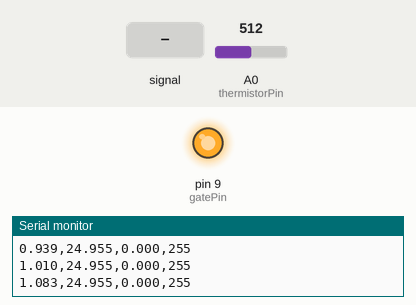
Simulated run of this sketch. Board: Arduino Uno, built with avr-gcc and run on an emulated ATmega328P. On the bench: output pins drawn as LEDs (lit = HIGH), the last lines printed to the serial monitor. The inputs (shaded band) are chosen by the test bench; at power-on: A0 (thermistorPin) = 512.

Above: at 1.2 s.
1.3 s: A0 (thermistorPin) fed a 2 Hz sine of ±306 counts around its level
4.3 s: A0 (thermistorPin) set to 900
At 5.0 s:
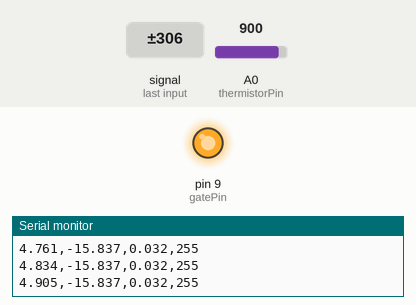
7.3 s: A0 (thermistorPin) set to 122
At 8.3 s:
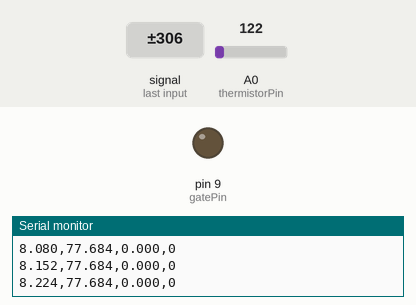
8.8 s: A0 (thermistorPin) set to 220
10.3 s: A0 (thermistorPin) set to 233
At 11.6 s:
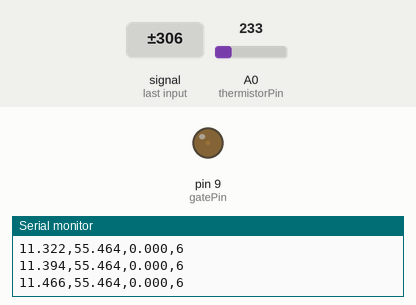
Timing chart, 0 to 12.8 s (numbered marks = the images above; inputs shaded):
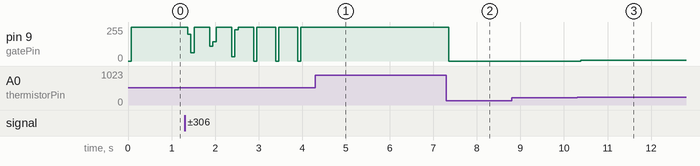

Measured:
- after the input at 4.3 s, pin 9 (gatePin): stops changing and stays 255/255
- after the input at 7.3 s, pin 9 (gatePin): 255/255 → 0/255 after 0.06 s
- after the input at 10.3 s, pin 9 (gatePin): 0/255 → 6/255 after 0.08 s

The sketch:

Temp_ON_OFF_proportional.ino
```cpp
//***********************************
// Arduino ON-OFF temperature control
// - Michel Godin
//***********************************

#include "CSVPrinter.h"

/**
 * @brief Holds the mean and standard deviation of thermistor readings.
 */
struct Stats {
    float mean;
    float stddev;
};

//*** Constants
const float Tset = 55.0;    // set temperature in degrees celcius (ideally between 40 and 65)
const float Band = 1.0;     // Temperature band for hysteresis
const float Tmax = 75.0;    // Setting a maximum temperature. For safety, heater will be turned off when exceeding this temperature.
const int numSamples = 100; // number of samples to average for temperature measurement
const int gatePin = 9; // PWM pin to control MOSFET
const int thermistorPin = A0; // Analog pin connected to the thermistor
const long R_series = 100000; // series resistance for thermistor's voltage divider

//*** Variable definitions
float temp_average; // average measured temperature
float Vo; // ADC voltage (digital) measured across thermistor
float Rt, lnRt; // thermistor resistance, natural log of thermistor resistance
float T_kelvin, T_celsius; // temperature (Kelvin), temperature (degrees Celsius)

//*** Variable declarations
Stats temp_stats; // struct to hold temperature statistics
float A = 0.7141095422e-3, B = 2.143243110e-4, C = 1.129790692e-7; // Steinhart-Hart coefficients

//*** Time associated variable definitions and declarations
unsigned long CurrentTime;            // ms
unsigned long PreviousTime = 0; // ms
unsigned long DeltaTime;                // ms
unsigned long MaxTime = 30;    // Time limit: Maximum duration of experiment in minutes until the heater is turned OFF.

//*** Some variables that are not used now, but might become useful when you implement PID control
float Error;        // The error (Tset - temp_average)
float Offset = 0.165; // offset for proportional control
float Previous_Error = 0.0; // necessary for the PID controller when calculating the integral and derivative
float Kp = 0.3; // proportional gain - you can tune this value
float Ki = 0.00001; // integral gain, can be zero
float Kd = 0.0; // derivative gain, can be zero
float Integral = 0.0; // Integral value: sum of the areas
float Derivative = 0.0; // Derivative value: slope
int Power;        // When implementing PID, Power will be calcuated and this value will be the PWM output between 0-255)
                            // Power = (Kp*Error + Ki*Integral + Kd*Derivative) * 255;

void setup() {
    pinMode(gatePin, OUTPUT);
    CSVPrinter::begin(9600);
    Serial.println("ON-OFF Control");
    CSVPrinter::printHeader("time(s),temp_mean(C),temp_stddev(C),output_power");
}

void loop() {
    // This main loop is implementing ON-OFF temperature control.
    get_time();                         // This custom function is defined below. It determines the current time elapsed since the beginning. Current time is store in the variable "CurrentTime"
    temp_stats = measureTemperature(thermistorPin, numSamples);     // This custom function is defined below. It measures the temperature and stores the average in the variable "temp_average"

    // ON-OFF control logic
    writePID(Power, Tset, temp_stats, Offset, Kp); // Using proportional control for ON-OFF
    analogWrite(gatePin, Power); // setting the output power to the heater

    CSVPrinter::printRow(CurrentTime/1000.0, temp_stats.mean, temp_stats.stddev, Power, 3);    //sending time and temperature to the serial monitor
    // delay(10);
}


// Below, we define several functions that are used in the main LOOP()
// We use function to make the main LOOP() a little tidier

//* This function computes the average temperature for better results
Stats measureTemperature(int pin, int numSamples) {
    float temp_sum = 0.0;
    float temp_squared_sum = 0.0;
    float Vo, Rt, lnRt, T_kelvin, T_celsius;
    Stats stats;

    for (int m = 0; m < numSamples; m++) {
        Vo = analogRead(pin);
        Rt = R_series * (Vo / (1023.0 - Vo));
        lnRt = log(Rt);
        T_kelvin = (1.0 / (A + B * lnRt + C * pow(lnRt, 3)));
        T_celsius = T_kelvin - 273.15;
        temp_sum += T_celsius;
        temp_squared_sum += T_celsius * T_celsius;
        // delay(10);
    }
    stats.mean = temp_sum / numSamples;
    float variance = (temp_squared_sum - numSamples * stats.mean * stats.mean) / (numSamples - 1);
    stats.stddev = variance > 0 ? sqrt(variance) : 0;
    return stats;

// For safety: The following turns off the heater if the temperature exceed the pre-defined MAX temperature
    // if(temp_average >= Tmax){
    //     while(1){                 // Notice that this while condition is always true, so this will permanently stop the code until you reset the Arduino
    //         analogWrite(gatePin,0);     //turning off the heater
    //         Serial.println("Maximum temperature has been exceeded. Heater is turned OFF. Reset Arduino to restart the program");
    //         delay(5000);
    //     }
    // }
}

void writePID(float power, float Tset, Stats temp_stats, float offset, float Kp){
    float error = (Tset - temp_stats.mean) / Band;
    int out = (offset + error * Kp) * 255;
    Power = constrain(out, 0, 255);
}

//* This function keeps track of the time.
void get_time(){
    CurrentTime = millis();         // Time elapsed (in milliseconds) since the beginning
    DeltaTime = CurrentTime - PreviousTime;    // This "might" be useful when you implement integral or derivative control!
    PreviousTime = CurrentTime; // ready for next loop!

// For safety: The following IF statement prevents any experiment from lasting longer than "MaxTime" minutes
    if(CurrentTime >= MaxTime*60*1000){             // converting MaxTime from minutes to milliseconds
        while(1){
            analogWrite(gatePin,0);     //turning off the heater
            Serial.println("Maximum time has been reached, heater is turned OFF. Reset Arduino to restart the program");
            delay(5000);
        }
    }
}
```

CSVPrinter.h
```cpp
#ifndef CSV_PRINTER_H
#define CSV_PRINTER_H

#include <Arduino.h>

/**
 * @brief A library for printing CSV formatted data to the Arduino Serial monitor.
 *
 * This library provides convenient functions for outputting data in CSV format,
 * making it easy to collect and analyze experimental data from Arduino projects.
 *
 * @author Generated for PHY3902 Labs
 * @version 1.0
 */

class CSVPrinter {
public:
    /**
     * @brief Initialize the CSV printer with Serial communication.
     * @param baudRate The baud rate for Serial communication (default: 9600)
     */
    static void begin(long baudRate = 9600);

    /**
     * @brief Prints a value in CSV format to the Serial output.
     * @tparam T The type of the value to print.
     * @param value The value to print.
     * @param eol If true, prints a newline after the value; otherwise, prints a comma.
     * @param precision Number of decimal places for floating point values (default: 4)
     */
    template <typename T>
    static void printValue(T value, bool eol = false, int precision = 4);

    /**
     * @brief Prints a CSV header row.
     * @param headers Array of header strings
     * @param numHeaders Number of headers in the array
     */
    static void printHeader(const char* headers[], int numHeaders);

    /**
     * @brief Prints a CSV header row using a single string with comma-separated values.
     * @param headerString String containing comma-separated header names
     */
    static void printHeader(const char* headerString);

    /**
     * @brief Starts a new CSV row (no output, just for organization)
     */
    static void startRow();

    /**
     * @brief Ends the current CSV row with a newline
     */
    static void endRow();

    /**
     * @brief Prints a complete CSV row with 2 values
     */
    template <typename T1, typename T2>
    static void printRow(T1 val1, T2 val2, int precision = 4);

    /**
     * @brief Prints a complete CSV row with 3 values
     */
    template <typename T1, typename T2, typename T3>
    static void printRow(T1 val1, T2 val2, T3 val3, int precision = 4);

    /**
     * @brief Prints a complete CSV row with 4 values
     */
    template <typename T1, typename T2, typename T3, typename T4>
    static void printRow(T1 val1, T2 val2, T3 val3, T4 val4, int precision = 4);
};

// Template function implementations


// Generic template for printValue (fallback for types not specialized below)
template <typename T>
void CSVPrinter::printValue(T value, bool eol, int /*precision*/) {
    if (eol) {
        Serial.println(value);
    } else {
        Serial.print(value);
        Serial.print(",");
    }
}

// Specialization for float
template <>
inline void CSVPrinter::printValue<float>(float value, bool eol, int precision) {
    if (eol) {
        Serial.println(value, precision);
    } else {
        Serial.print(value, precision);
        Serial.print(",");
    }
}

// Specialization for double
template <>
inline void CSVPrinter::printValue<double>(double value, bool eol, int precision) {
    if (eol) {
        Serial.println(value, precision);
    } else {
        Serial.print(value, precision);
        Serial.print(",");
    }
}

// Specialization for int
template <>
inline void CSVPrinter::printValue<int>(int value, bool eol, int /*precision*/) {
    if (eol) {
        Serial.println(value);
    } else {
        Serial.print(value);
        Serial.print(",");
    }
}

// Specialization for long
template <>
inline void CSVPrinter::printValue<long>(long value, bool eol, int /*precision*/) {
    if (eol) {
        Serial.println(value);
    } else {
        Serial.print(value);
        Serial.print(",");
    }
}

template <typename T1, typename T2>
void CSVPrinter::printRow(T1 val1, T2 val2, int precision) {
    printValue(val1, false, precision);
    printValue(val2, true, precision);
}

template <typename T1, typename T2, typename T3>
void CSVPrinter::printRow(T1 val1, T2 val2, T3 val3, int precision) {
    printValue(val1, false, precision);
    printValue(val2, false, precision);
    printValue(val3, true, precision);
}

template <typename T1, typename T2, typename T3, typename T4>
void CSVPrinter::printRow(T1 val1, T2 val2, T3 val3, T4 val4, int precision) {
    printValue(val1, false, precision);
    printValue(val2, false, precision);
    printValue(val3, false, precision);
    printValue(val4, true, precision);
}

// Non-template function implementations

void CSVPrinter::begin(long baudRate) {
    Serial.begin(baudRate);
}

void CSVPrinter::printHeader(const char* headers[], int numHeaders) {
    for (int i = 0; i < numHeaders; i++) {
        Serial.print(headers[i]);
        if (i < numHeaders - 1) {
            Serial.print(",");
        }
    }
    Serial.println();
}

void CSVPrinter::printHeader(const char* headerString) {
    Serial.println(headerString);
}

void CSVPrinter::startRow() {
    // This function is for organization/readability - no actual output
}

void CSVPrinter::endRow() {
    Serial.println();
}

#endif // CSV_PRINTER_H
```
